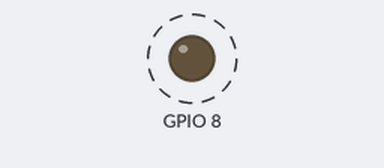
A program run on a simulated ESP32 board running MicroPython. Parts: output pins drawn as LEDs (lit = HIGH). Dashed ring = blinking. What the program prints to the serial console is not drawn.

Above: at 0.2 s.
Timing chart, 0 to 3.0 s (numbered marks = the images above):
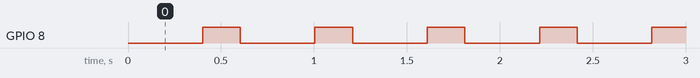

The program:

main.py
```python
# main.py
# micropython for esp32s3 devkitc-1 v0.1
# Himanshu Tripathi

# using a non-blocking delay with esp32s3
# the led state is being toggled
import machine
import time

# method to toggle the led 1
def toggle_led(pin,on_time,off_time):
    # object for led
    led = machine.Pin(pin,machine.Pin.OUT)
    # variables
    last_change = 0
    led_state = 0
    while True:
        try:
            if led_state == 0 and (time.ticks_ms()-last_change >= off_time):
                last_change = time.ticks_ms()
                led_state = 1
                led.value(led_state)
                print("LED is on")
            elif led_state == 1 and (time.ticks_ms()-last_change >= on_time):
                last_change = time.ticks_ms()
                led_state = 0
                led.value(led_state)
                print("LED is off")
        except KeyboardInterrupt:
            print("Exit")
            break
        except Exception as e:
            print("Error: ",e)
            break

toggle_led(8,200,400)
```

Measured:
- by itself, GPIO 8: alternates HIGH for 0.20 s and LOW for 0.40 s
